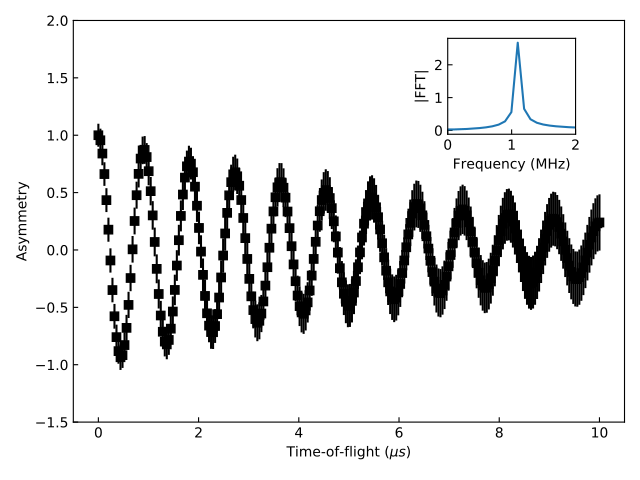

The Python source for this figure:
import matplotlib.pyplot as plt
import numpy as np
from mantid import plots
from mantid.simpleapi import CreateWorkspace, FFT
from matplotlib import rcParams
import warnings

x=np.linspace(0,10,250)
y=np.cos(2*np.pi*1.1*x)*np.exp(-x/7.)
err=np.sqrt(0.01+x/200.)
w=CreateWorkspace(x,y,err,UnitX='tof')
fft=FFT(w)

# make all ticks point in
rcParams['xtick.direction'] = 'in'
rcParams['ytick.direction'] = 'in'

fig, ax = plt.subplots(subplot_kw={'projection':'mantid'})
ax.errorbar(w,'ks')
ax.set_ylabel('Asymmetry')
ax.set_ylim(-1.5,2)
ax_inset=fig.add_axes([0.7,0.72,0.2,0.2],projection='mantid')
ax_inset.plot(fft,specNum=6)
ax_inset.set_xlim(0,2)
ax_inset.set_xlabel('Frequency (MHz)')
ax_inset.set_ylabel('|FFT|')
# note that thight_layout will produce a warning here "This figure includes
# Axes that are not compatible with tight_layout, so its results might be incorrect."
with warnings.catch_warnings():
    warnings.simplefilter("ignore", category=UserWarning)
    fig.tight_layout()
#fig.show()
